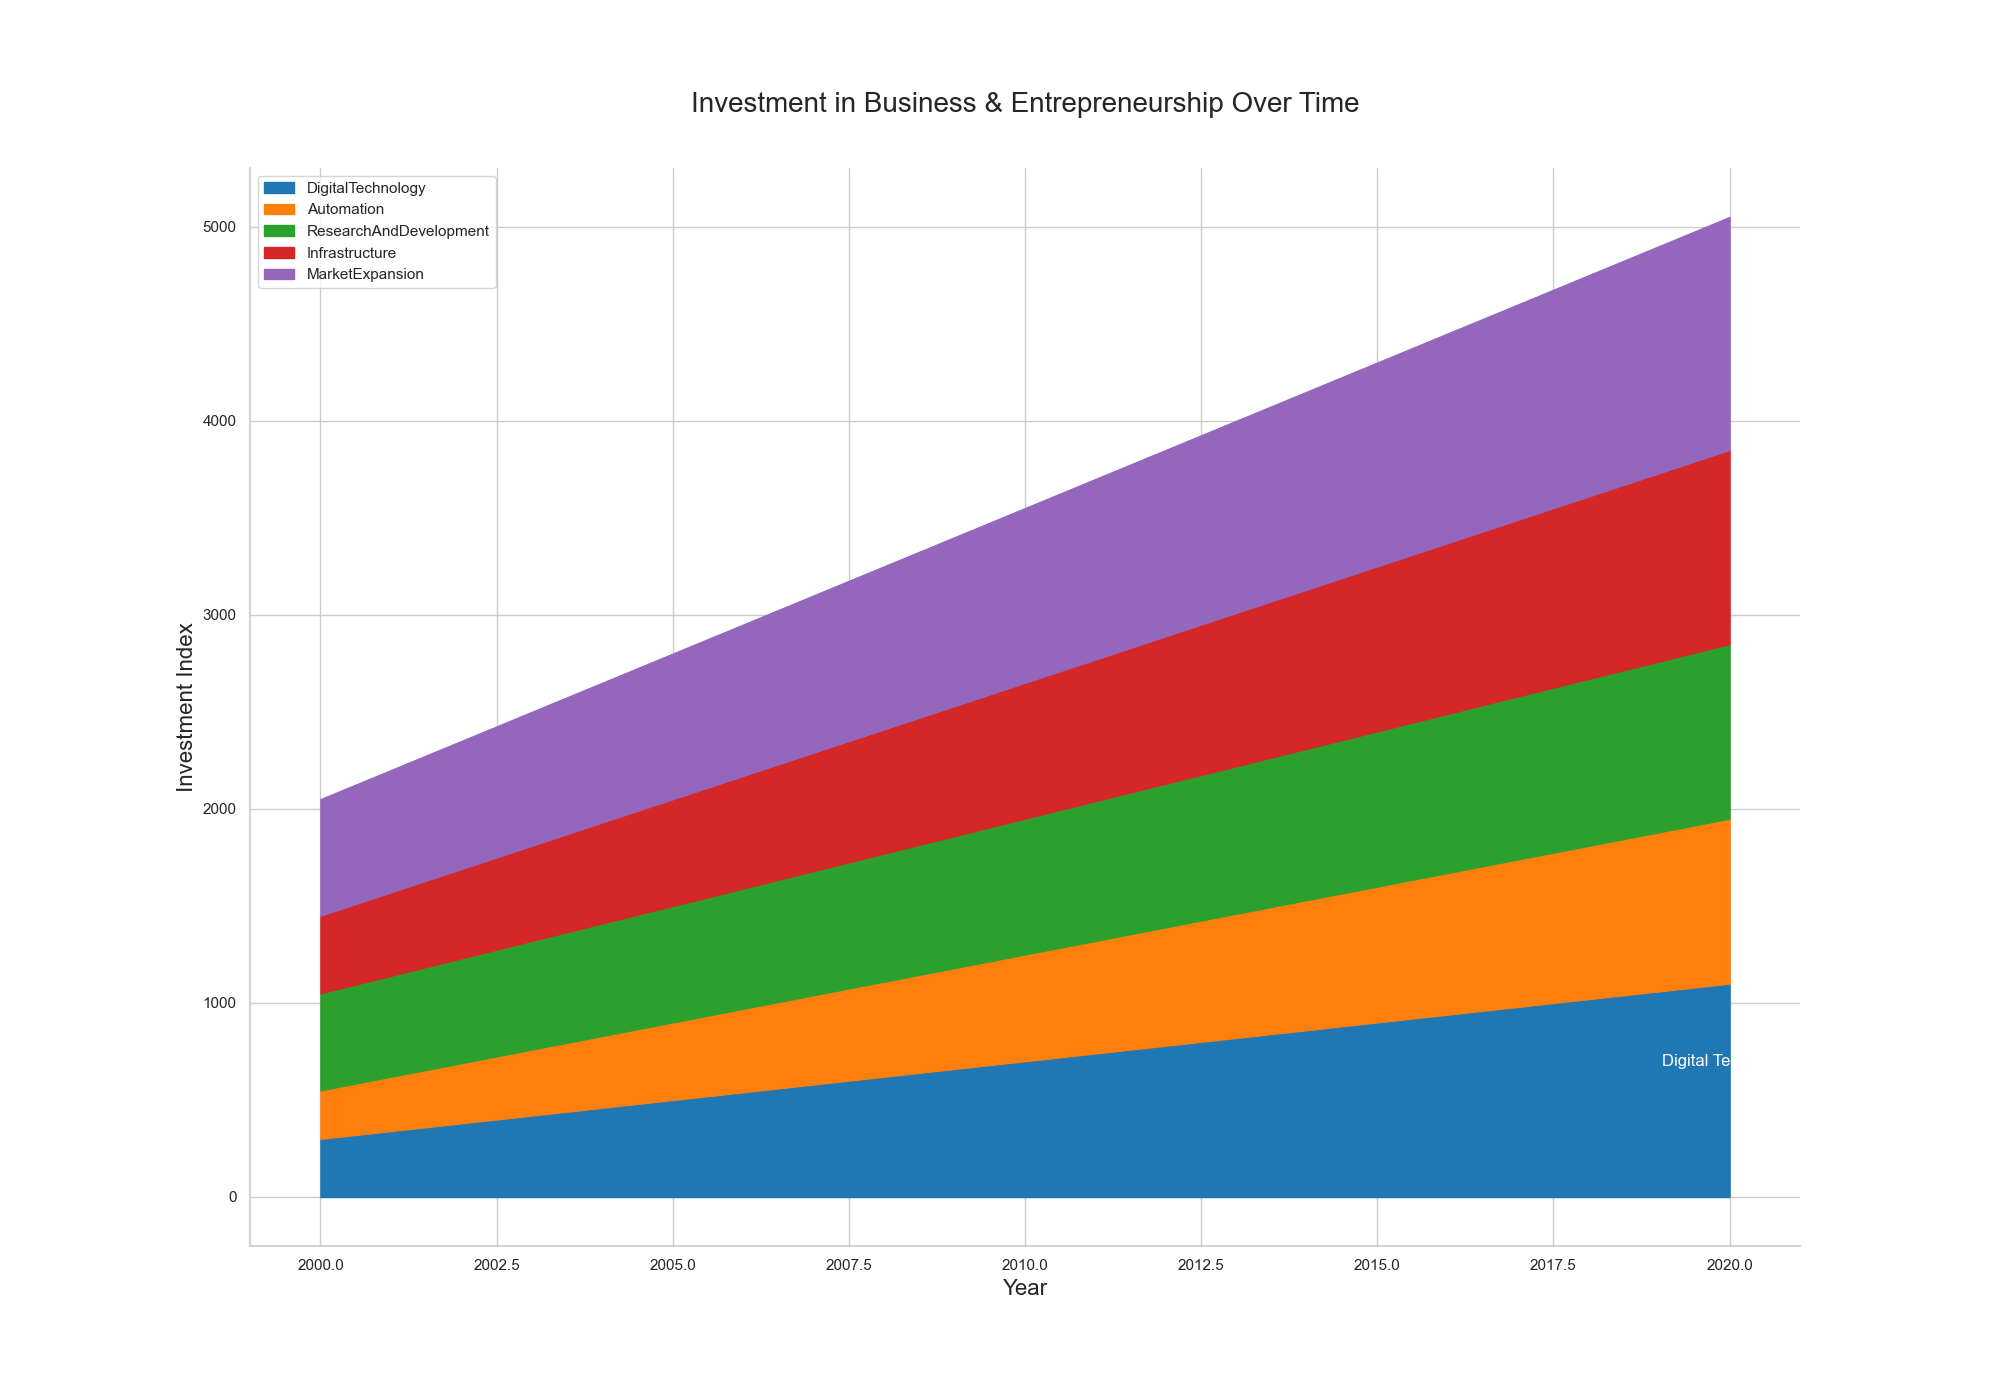

Here is the Python script that generated this plot:

import matplotlib.pyplot as plt
import pandas as pd
import seaborn as sns

data = {
    'Year': [i for i in range(2000, 2021)],
    'DigitalTechnology': [300 + i*40 for i in range(21)],
    'Automation': [250 + i*30 for i in range(21)],
    'ResearchAndDevelopment': [500 + i*20 for i in range(21)],
    'Infrastructure': [400 + i*30 for i in range(21)],
    'MarketExpansion': [600 + i*30 for i in range(21)],
}
df = pd.DataFrame(data)

df_melted = df.melt('Year', var_name='Sector', value_name='Expenditure')

df_melted['Cumulative'] = df_melted.groupby('Year')['Expenditure'].cumsum()

plt.figure(figsize=(20, 14))
colors = ["#1F77B4", "#FF7F0E", "#2CA02C", "#D62728", "#9467BD"]

for i, sector in enumerate(df_melted['Sector'].unique()):
    if i == 0:
        plt.fill_between(df['Year'], 0, df_melted[df_melted['Sector'] == sector]['Cumulative'], color=colors[i], label=sector)
    else:
        plt.fill_between(df['Year'], 
                         df_melted[df_melted['Sector'] == df_melted['Sector'].unique()[i-1]]['Cumulative'], 
                         df_melted[df_melted['Sector'] == sector]['Cumulative'], 
                         color=colors[i], label=sector)

last_year_data = df_melted[df_melted['Year'] == df['Year'].max()]
digital_technology_last_value = last_year_data[last_year_data['Sector'] == 'DigitalTechnology']['Cumulative'].values[0]
plt.text(df['Year'].max(), digital_technology_last_value - 400, "Digital Technology", verticalalignment='center', horizontalalignment='center', color="white", fontsize=12)

plt.title("Investment in Business & Entrepreneurship Over Time", fontsize=20, pad=40)
plt.xlabel("Year", fontsize=16)
plt.ylabel("Investment Index", fontsize=16)
plt.legend(loc='upper left')
sns.despine()
plt.show()
